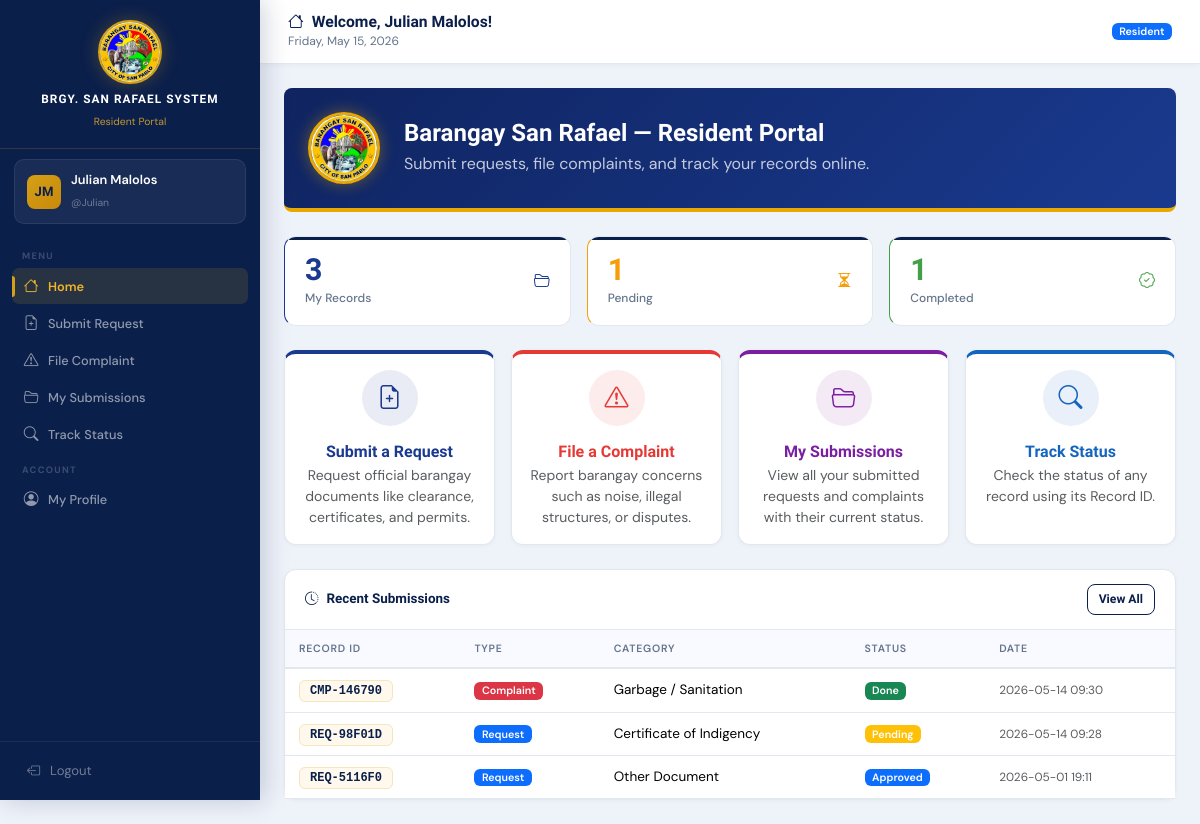
Screenshot of /resident/home.php (signed in) with the database file from the repository.
### tables this page shows
CREATE TABLE `resident_accounts` (
  `id` int(11) NOT NULL AUTO_INCREMENT,
  `username` varchar(50) NOT NULL,
  `password` varchar(100) NOT NULL,
  `full_name` varchar(100) NOT NULL,
  `address` varchar(200) NOT NULL,
  `contact` varchar(20) NOT NULL,
  `resident_id` varchar(10) DEFAULT NULL,
  `created_at` datetime DEFAULT current_timestamp(),
  PRIMARY KEY (`id`),
  UNIQUE KEY `username` (`username`),
  UNIQUE KEY `resident_id` (`resident_id`),
  CONSTRAINT `resident_accounts_ibfk_1` FOREIGN KEY (`resident_id`) REFERENCES `residents` (`resident_id`)
);

CREATE TABLE `records` (
  `record_id` varchar(20) NOT NULL,
  `record_type` enum('request','complaint') NOT NULL,
  `resident_id` varchar(10) NOT NULL,
  `category` varchar(100) NOT NULL,
  `details` text DEFAULT NULL,
  `status` enum('Pending','Approved','Done') DEFAULT 'Pending',
  `date_submitted` datetime DEFAULT current_timestamp(),
  `is_deleted` tinyint(1) DEFAULT 0,
  `deleted_at` datetime DEFAULT NULL,
  `deleted_by` varchar(100) DEFAULT NULL,
  `delete_reason` varchar(255) DEFAULT NULL,
  PRIMARY KEY (`record_id`),
  KEY `resident_id` (`resident_id`),
  CONSTRAINT `records_ibfk_1` FOREIGN KEY (`resident_id`) REFERENCES `residents` (`resident_id`)
);

### resident/home.php (the view, shortened to what this page needs)
<?php
require_once __DIR__ . '/../includes/config.php';
$acc    = current_resident();
$stats = db_fetch_one('
    SELECT COUNT(*) as total,
    SUM(status="Pending") as pending,
    SUM(status="Done") as done
    FROM records
    WHERE resident_id = ?
', [$acc['resident_id'] ?? '']) ?? [];
$recent = db_fetch_all('
    SELECT * FROM records WHERE resident_id = ?
    ORDER BY date_submitted DESC LIMIT 5
', [$acc['resident_id'] ?? '']);
include __DIR__ . '/../includes/header.php';
include __DIR__ . '/../includes/resident_sidebar.php';
?>
<div class="main-content">
  <div class="topbar">
    <div>
      <h5><i class="bi bi-house me-2"></i>Welcome, <?= e($acc['full_name']) ?>!</h5>
      <small><?= date('l, F j, Y') ?></small>
    </div>
    <span class="badge bg-primary">Resident</span>
  </div>
  <div class="p-4">
    <div class="rounded-3 p-4 mb-4 text-white"
         style="background:linear-gradient(135deg,#0F2460,#1A3A8F);border-bottom:4px solid #E8A800;">
      <div class="row align-items-center">
        <div class="col-auto">
          <img src="/BarangayProject/Logo.jpg" alt="Logo"
               style="width:72px;height:72px;border-radius:50%;border:3px solid #E8A800;box-shadow:0 0 16px rgba(232,168,0,.4);">
        </div>
        <div class="col">
          <h4 class="fw-bold mb-1">Barangay San Rafael — Resident Portal</h4>
          <p class="mb-0 opacity-75">Submit requests, file complaints, and track your records online.</p>
        </div>
      </div>
    </div>
    <div class="row g-3 mb-4">
      <?php foreach ([
        ['My Records',  $stats['total']   ?? 0, '#1A3A8F', 'folder2-open'],
        ['Pending',     $stats['pending'] ?? 0, '#F59E0B', 'hourglass-split'],
        ['Completed',   $stats['done']    ?? 0, '#43A047', 'patch-check'],
      ] as [$label, $val, $color, $icon]): ?>
      <div class="col-md-4">
        <div class="stat-card" style="border-left-color:<?= $color ?>">
          <div class="d-flex justify-content-between align-items-center">
            <div>
              <div class="stat-value" style="color:<?= $color ?>"><?= (int)$val ?></div>
              <div class="stat-label"><?= $label ?></div>
            </div>
            <i class="bi bi-<?= $icon ?> stat-icon" style="color:<?= $color ?>"></i>
          </div>
        </div>
      </div>
      <?php endforeach; ?>
    </div>
    <div class="row g-3 mb-4">
      <?php foreach ([
        ['Submit a Request',  'file-earmark-plus',     'submit_request.php',  '#1A3A8F', 'Request official barangay documents like clearance, certificates, and permits.'],
        ['File a Complaint',  'exclamation-triangle',  'file_complaint.php',  '#E53935', 'Report barangay concerns such as noise, illegal structures, or disputes.'],
        ['My Submissions',    'folder2-open',          'my_submissions.php',  '#7B1FA2', 'View all your submitted requests and complaints with their current status.'],
        ['Track Status',      'search',                'track_status.php',    '#1565C0', 'Check the status of any record using its Record ID.'],
      ] as [$title, $icon, $link, $color, $desc]): ?>
      <div class="col-md-6 col-xl-3">
        <a href="<?= $link ?>" class="text-decoration-none">
          <div class="card h-100 text-center p-3"
               style="border-top:4px solid <?= $color ?>;transition:transform .15s;"
               onmouseover="this.style.transform='translateY(-3px)'"
               onmouseout="this.style.transform=''">
            <div class="rounded-circle mx-auto mb-3 d-flex align-items-center justify-content-center"
                 style="width:56px;height:56px;background:<?= $color ?>18;">
              <i class="bi bi-<?= $icon ?>" style="font-size:1.5rem;color:<?= $color ?>;"></i>
            </div>
            <h6 class="fw-bold mb-1" style="color:<?= $color ?>"><?= $title ?></h6>
            <p class="text-muted small mb-0"><?= $desc ?></p>
          </div>
        </a>
      </div>
      <?php endforeach; ?>
    </div>
    <?php if (!empty($recent)): ?>
    <div class="card">
      <div class="card-header d-flex justify-content-between">
        <span><i class="bi bi-clock-history me-2"></i>Recent Submissions</span>
        <a href="/BarangayProject/resident/my_submissions.php" class="btn btn-sm btn-outline-primary">View All</a>
      </div>
      <div class="card-body p-0">
        <div class="table-responsive">
          <table class="table table-hover mb-0">
            <thead><tr>
              <th>Record ID</th><th>Type</th><th>Category</th><th>Status</th><th>Date</th>
            </tr></thead>
            <tbody>
              <?php foreach ($recent as $r): ?>
              <tr>
                <td><span class="record-id-chip"><?= e($r['record_id']) ?></span></td>
                <td><?= $r['record_type'] === 'request'
                  ? "<span class='badge bg-primary'>Request</span>"
                  : "<span class='badge bg-danger'>Complaint</span>" ?></td>
                <td><?= e($r['category']) ?></td>
                <td><?= status_badge($r['status']) ?></td>
                <td><small class="text-muted"><?= substr($r['date_submitted'],0,16) ?></small></td>
              </tr>
              <?php endforeach; ?>
            </tbody>
          </table>
        </div>
      </div>
    </div>
    <?php endif; ?>
  </div>
</div>
<?php include __DIR__ . '/../includes/footer.php'; ?>

### includes/resident_sidebar.php (shortened to what this page needs)
<?php
$racc=current_resident();
$current=basename($_SERVER['PHP_SELF']);
function res_nav(string $file,string $icon,string $label,string $cur):string{
    $a=$cur===$file?'active':'';
    return "<a href='/BarangayProject/resident/{$file}' class='nav-link {$a}'><i class='bi bi-{$icon}'></i><span>{$label}</span></a>";
}
$init=implode('',array_map(fn($w)=>strtoupper($w[0]),array_slice(explode(' ',$racc['full_name']??'R'),0,2)));
?>
<div class="sidebar" id="residentSidebar">
  <div class="sidebar-brand">
    <img src="/BarangayProject/Logo.jpg" alt="Logo" class="brand-logo">
    <h6><?= APP_NAME ?></h6><small>Resident Portal</small>
  </div>
  <div class="sidebar-user">
    <div class="avatar"><?= e($init) ?></div>
    <div class="user-info"><span><?= e($racc['full_name']??'') ?></span><small>@<?= e($racc['username']??'') ?></small></div>
  </div>
  <nav class="sidebar-nav">
    <div class="nav-section">Menu</div>
    <?= res_nav('home.php','house','Home',$current) ?>
    <?= res_nav('submit_request.php','file-earmark-plus','Submit Request',$current) ?>
    <?= res_nav('file_complaint.php','exclamation-triangle','File Complaint',$current) ?>
    <?= res_nav('my_submissions.php','folder2-open','My Submissions',$current) ?>
    <?= res_nav('track_status.php','search','Track Status',$current) ?>
    <div class="nav-section">Account</div>
    <?= res_nav('profile.php','person-circle','My Profile',$current) ?>
  </nav>
  <div class="sidebar-footer">
    <button type="button" class="btn-logout" onclick="showLogoutModal('residentLogoutModal')">
      <i class="bi bi-box-arrow-left"></i> Logout
    </button>
  </div>
</div>

### includes/config.php (shortened to what this page needs)
<?php
function db(): mysqli {
    static $c=null;
    if (!$c) {
        $c=new mysqli(DB_HOST,DB_USER,DB_PASS,DB_NAME);
        $c->set_charset('utf8mb4');
    }
    return $c;
}
function db_fetch_all(string $sql,array $p=[]): array {
    $s=db()->prepare($sql);
    if ($p) $s->bind_param(str_repeat('s',count($p)),...$p);
    $s->execute(); $r=$s->get_result(); $rows=[];
    while ($row=$r->fetch_assoc()) $rows[]=$row;
    return $rows;
}
function db_fetch_one(string $sql,array $p=[]): ?array { $r=db_fetch_all($sql,$p); return $r[0]??null; }
function is_resident(): bool { return session_name()==='BRGY_RESIDENT' && isset($_SESSION['resident_account_id']); }
function current_resident(): ?array { if (!is_resident()) return null; return db_fetch_one('SELECT * FROM resident_accounts WHERE id=?',[$_SESSION['resident_account_id']]); }
function e(string $s): string { return htmlspecialchars($s,ENT_QUOTES,'UTF-8'); }
function status_badge(string $s): string {
    $m=['Pending'=>'warning','Approved'=>'primary','Done'=>'success','Rejected'=>'danger'];
    return "<span class='badge bg-".($m[$s]??'secondary')."'>".e($s)."</span>";
}

### rows the page displays
resident_accounts: full_name "JM", full_name "Julian Malolos", username "Julian"
records: record_id "CMP-146790", record_type "Complaint", category "Garbage / Sanitation", status "Done", date_submitted "2026-05-14 09:30"
records: record_id "REQ-98F01D", record_type "Request", category "Certificate of Indigency", status "Pending", date_submitted "2026-05-14 09:28"
records: record_id "REQ-5116F0", record_type "Request", category "Other Document", status "Approved", date_submitted "2026-05-01 19:11"

### other values shown
APP_NAME "BRGY. SAN RAFAEL SYSTEM"
$label "Home Submit Request File Complaint My Submissions Track Status My Profile"
$val "3"
$label "My Records"
$val "1"
$label "Pending"
$label "Completed"
$title "Submit a Request"
$desc "Request official barangay documents like clearance, certificates, and permits."
$title "File a Complaint"
$desc "Report barangay concerns such as noise, illegal structures, or disputes."
$title "My Submissions"
$desc "View all your submitted requests and complaints with their current status."
$title "Track Status"
$desc "Check the status of any record using its Record ID."
